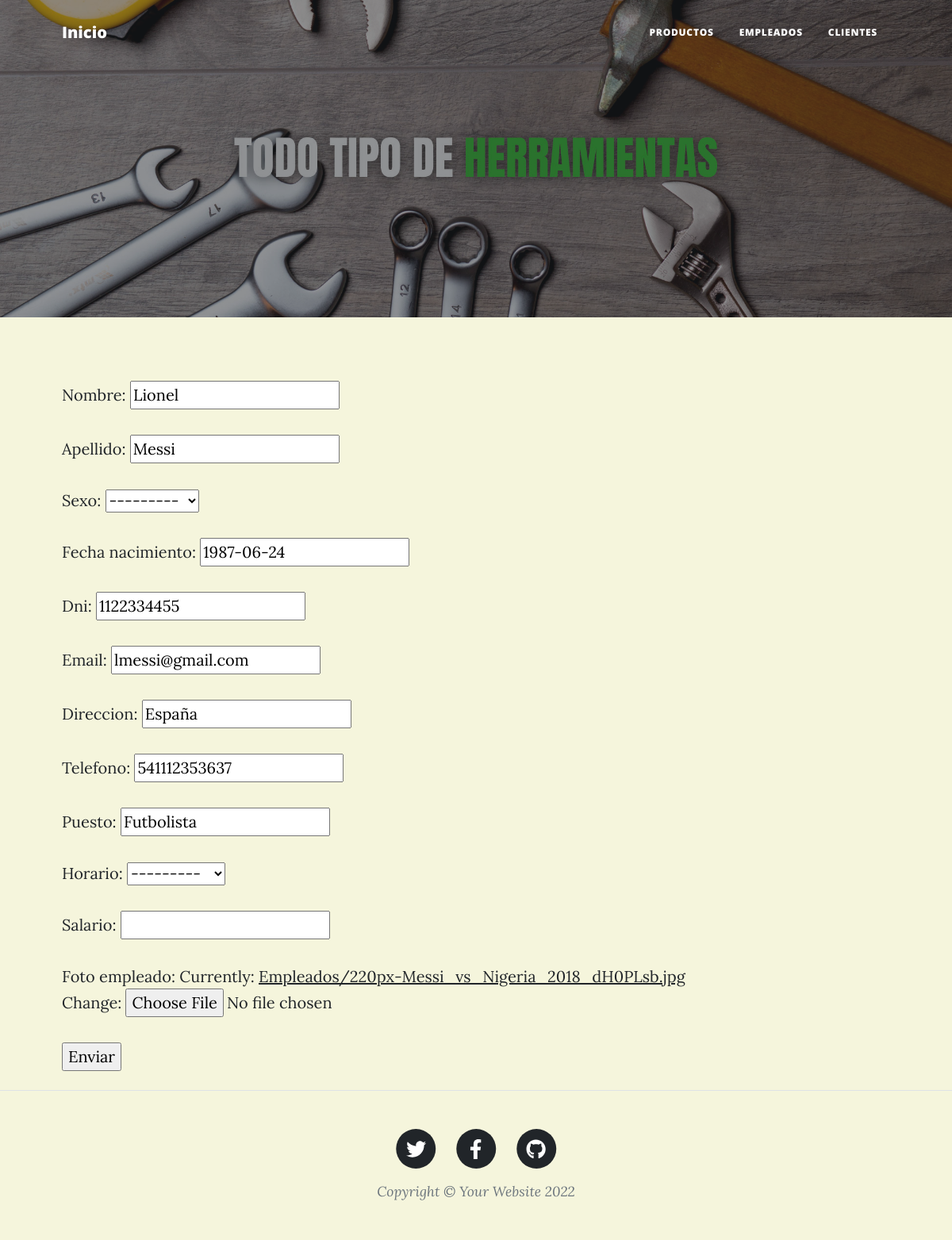
/webapp/editarEmpleado/4, run on an earlier commit of the app's database.
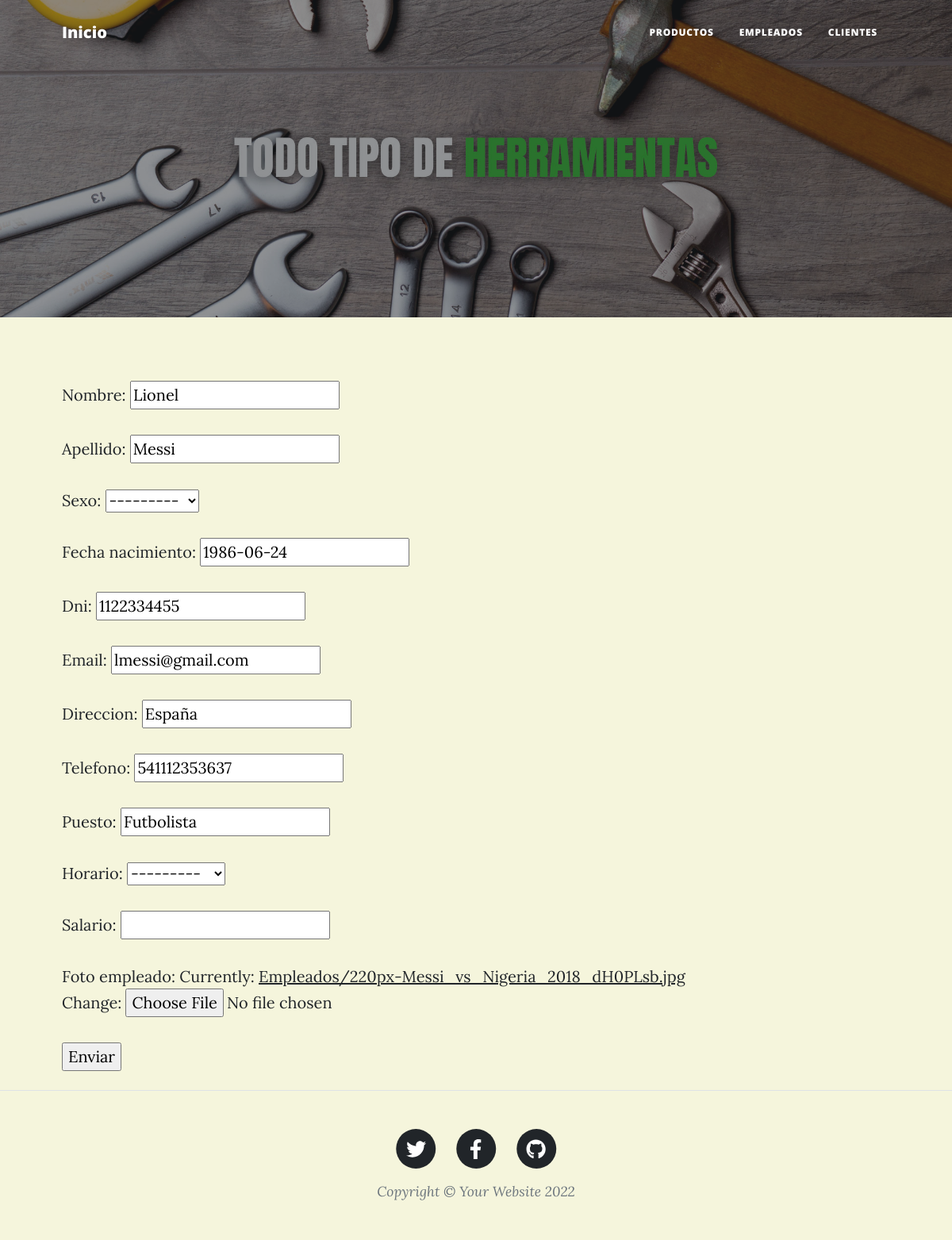
And on a later commit of the database.
### WebApp/models.py (models this page shows, shortened)
class Persona(models.Model):
    nombre = models.CharField(max_length=25, blank=False)
    apellido = models.CharField(max_length=25, blank=False)
    sexo_opcion = (
        ('F', 'Femenino',),
        ('M', 'Masculino',),
        ('O', 'Otro',),
    )
    sexo = models.CharField(
        max_length=1, choices=sexo_opcion, blank=True
    )
    fecha_nacimiento = models.DateField(null=True, blank=True)
    dni = models.IntegerField(blank=False)
    email = models.EmailField(blank=False)
    direccion = models.CharField(max_length=80, blank=False)
    telefono = models.IntegerField(blank=True)
    def edad(self):
        import datetime
        return int((datetime.date.today() - self.fecha_nacimiento).days / 365.25 )
    edad = property(edad)
    class Meta():
        abstract = True

class Empleado(Persona):
    puesto = models.CharField(max_length=25)
    horario_opcion = (
        ('M', 'Matutino',),
        ('V', 'Vespertino',),
    )
    horario = models.CharField(
        max_length=1, choices=horario_opcion, blank=False
    )
    salario = MoneyField(
        decimal_places=2,
        default=1,
        default_currency='USD',
        max_digits=11,
    )
    foto_empleado = models.ImageField(upload_to="Empleados/", height_field=None, width_field=None, max_length=None)

### WebApp/views.py (the view)
# urls.py: path('editarEmpleado/<int:id>', editar_empleado, name="editarEmpleado"),
def editar_empleado(request, id):
    empleado = Empleado.objects.get(id=id)
    if request.method == "POST":
        formularioEmpleados = FormEmpleado(request.POST, request.FILES)
        if formularioEmpleados.is_valid():
            data= formularioEmpleados.cleaned_data
            empleado.nombre=data["nombre"]
            empleado.apellido=data["apellido"]
            empleado.fecha_nacimiento=data["fecha_nacimiento"]
            empleado.dni=data["dni"]
            empleado.email=data["email"]
            empleado.direccion=data["direccion"]
            empleado.telefono=data["telefono"]
            empleado.puesto=data["puesto"]
            empleado.foto_empleado=data["foto_empleado"]
            empleado.save()
            return render(request, "index.html")
    else:
        formularioEmpleados = FormEmpleado(initial={
            "nombre":empleado.nombre,
            "apellido":empleado.apellido,
            "fecha_nacimiento":empleado.fecha_nacimiento,
            "dni":empleado.dni,
            "email":empleado.email,
            "direccion":empleado.direccion,
            "telefono":empleado.telefono,
            "puesto":empleado.puesto,
            "foto_empleado":empleado.foto_empleado,
        })
    return render(request, "editarEmpleado.html", {"formularioEmpleados": formularioEmpleados, "id": empleado.id})

### WebApp/forms.py
class FormEmpleado(forms.ModelForm):
    class Meta:
        model = Empleado
        fields = ('__all__')

### WebApp/templates/editarEmpleado.html (shortened to what this page needs)
{% extends 'father.html' %}
{% load static %}
{% block randomBlock %}
        <header class="masthead" style="background-image: url('{% static 'assets/img/herramientas-banner.jpg' %}')">
        </header>
        <article class="mb-4">
            <div class="container px-4 px-lg-5">
                <div class="row gx-4 gx-lg-5 justify-content-center">
                    <form action= "{% url 'editarEmpleado' id %}" method="POST" enctype="multipart/form-data">{% csrf_token %}
                        {{formularioEmpleados.as_p}}
                        <input type="submit" value="Enviar">
                    </form>
                </div>
            </div>
        </article>
    </body>
</html>
{% endblock randomBlock %}

What changed in the data, as far as the page shows it:
changed Empleado "Lionel": fecha_nacimiento "1987-06-24" → "1986-06-24"
